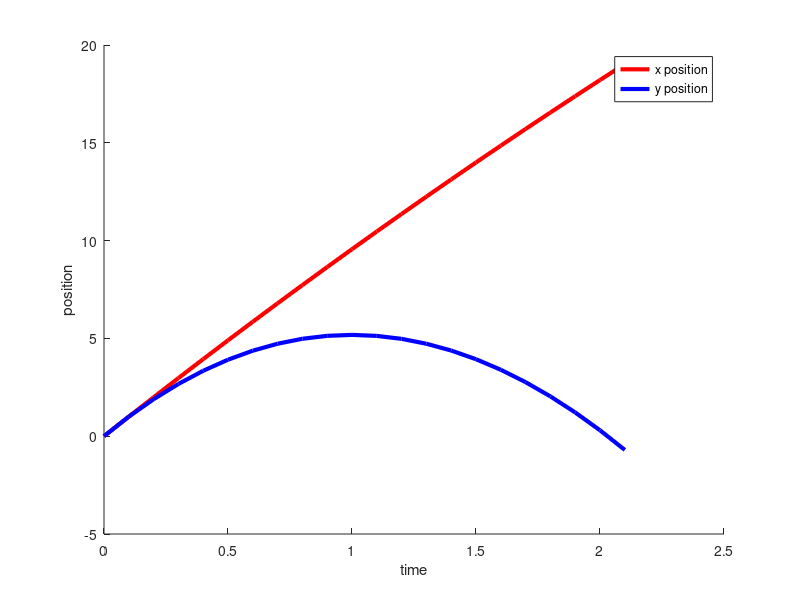

Recreate this plot in MATLAB.
function p5

clear all;
close all;
hold on;
% axis([0, inf, 0, inf])

% Numerical solution initialized by the given initial values.
y1 = [[0; 0]];		% y1 = y
y2 = [[10; 10]];	% y2 = y'

dy2 = @(t, y2) [0; -10] - (0.1 .* y2);	
h = 0.1;	% Constant step size.
_t = [0];	% List of time steps for plotting.

% Need at least one pass to get off the ground...
do 	
	% Get the current time step.
	t = _t(length(_t));

	% Previous elements we are stepping off from.
	prev_y2 = y2(:, length( y2(2,:) ));
	prev_y1 = y1(:, length( y1(2,:) ));

	% Step the simulation.
	y1 = [y1, prev_y1 + h .* prev_y2];
	y2 = [y2, prev_y2 + h .* dy2(t, prev_y2)];

	% Step our method forward.
	_t = [_t, t+h];

% Until we reach the ground again.
until y1(2, length(y1(1,:))) <= 0 % Octave not Matlab :)

% Plot horizontal and vertical position with respect to to time.
xlabel('time');
ylabel('position');
xplot = plot(_t, y1(1,:), 'LineWidth', 3, 'r');
yplot = plot(_t, y1(2,:), 'LineWidth', 3, 'b');
legend('x position', 'y position');

% Plot horizontal against vertical position.
% xlabel('xpos');
% ylabel('ypos');
% plot(y1(1,:), y1(2,:), 'LineWidth', 3, 'b');

end
